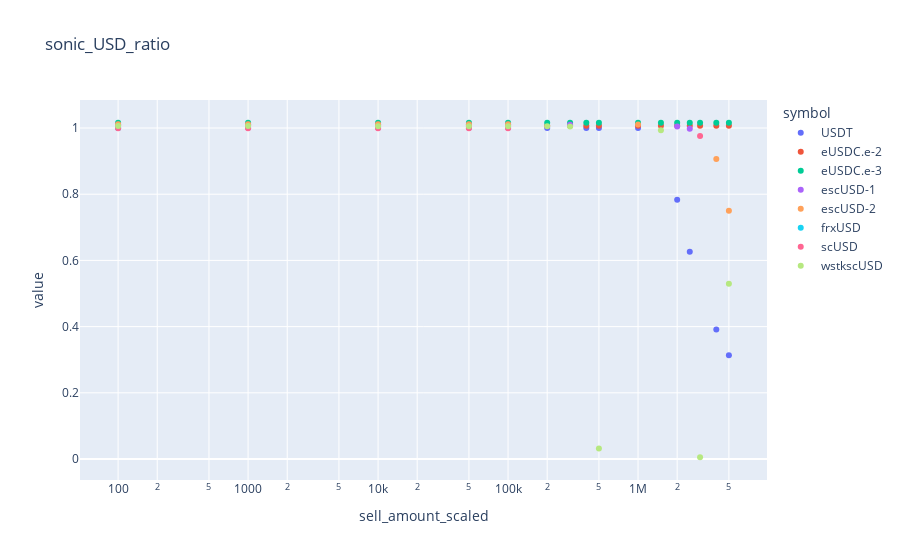

The cell this chart's notebook holds for it:
### Code cell
px.scatter(ratio_df, title="sonic_USD_ratio", log_x=True)

### Figure 1 — Plotly figure (JSON) as saved in the notebook; plotly's stock layout.template omitted (floating-point values rounded to 4 significant figures)
{"data": [{"hovertemplate": "symbol=USDT<br>sell_amount_scaled=%{x}<br>value=%{y}<extra></extra>", "legendgroup": "USDT", "marker": {"color": "#636efa", "symbol": "circle"}, "mode": "markers", "name": "USDT", "orientation": "v", "showlegend": true, "type": "scatter", "x": [100, 1000, 10000, 50000, 100000, 200000, 300000, 400000, 500000, 1000000, 1500000, 2000000, 2500000, 3000000, 4000000, 5000000], "xaxis": "x", "y": [1.001, 1.001, 1.001, 1.001, 1.001, 1.0, null, 1.0, 1.0, 1.0, null, 0.783, 0.6264, null, 0.3915, 0.3132], "yaxis": "y"}, {"hovertemplate": "symbol=eUSDC.e-2<br>sell_amount_scaled=%{x}<br>value=%{y}<extra></extra>", "legendgroup": "eUSDC.e-2", "marker": {"color": "#EF553B", "symbol": "circle"}, "mode": "markers", "name": "eUSDC.e-2", "orientation": "v", "showlegend": true, "type": "scatter", "x": [100, 1000, 10000, 50000, 100000, 200000, 300000, 400000, 500000, 1000000, 1500000, 2000000, 2500000, 3000000, 4000000, 5000000], "xaxis": "x", "y": [1.007, 1.007, 1.007, 1.007, 1.007, 1.007, 1.007, 1.007, 1.007, 1.007, 1.007, 1.007, 1.007, 1.007, 1.007, 1.007], "yaxis": "y"}, {"hovertemplate": "symbol=eUSDC.e-3<br>sell_amount_scaled=%{x}<br>value=%{y}<extra></extra>", "legendgroup": "eUSDC.e-3", "marker": {"color": "#00cc96", "symbol": "circle"}, "mode": "markers", "name": "eUSDC.e-3", "orientation": "v", "showlegend": true, "type": "scatter", "x": [100, 1000, 10000, 50000, 100000, 200000, 300000, 400000, 500000, 1000000, 1500000, 2000000, 2500000, 3000000, 4000000, 5000000], "xaxis": "x", "y": [1.016, 1.016, 1.016, 1.016, 1.016, 1.016, 1.016, 1.016, 1.016, 1.016, 1.016, 1.016, 1.016, 1.016, 1.016, 1.016], "yaxis": "y"}, {"hovertemplate": "symbol=escUSD-1<br>sell_amount_scaled=%{x}<br>value=%{y}<extra></extra>", "legendgroup": "escUSD-1", "marker": {"color": "#ab63fa", "symbol": "circle"}, "mode": "markers", "name": "escUSD-1", "orientation": "v", "showlegend": true, "type": "scatter", "x": [100, 1000, 10000, 50000, 100000, 200000, 300000, 400000, 500000, 1000000, 1500000, 2000000, 2500000, 3000000, 4000000, 5000000], "xaxis": "x", "y": [1.01, 1.01, 1.01, 1.01, 1.01, null, 1.01, null, null, null, null, 1.004, 0.9978, null, null, null], "yaxis": "y"}, {"hovertemplate": "symbol=escUSD-2<br>sell_amount_scaled=%{x}<br>value=%{y}<extra></extra>", "legendgroup": "escUSD-2", "marker": {"color": "#FFA15A", "symbol": "circle"}, "mode": "markers", "name": "escUSD-2", "orientation": "v", "showlegend": true, "type": "scatter", "x": [100, 1000, 10000, 50000, 100000, 200000, 300000, 400000, 500000, 1000000, 1500000, 2000000, 2500000, 3000000, 4000000, 5000000], "xaxis": "x", "y": [1.011, 1.011, 1.011, 1.011, 1.011, null, null, null, null, 1.011, null, null, null, null, 0.9063, 0.7501], "yaxis": "y"}, {"hovertemplate": "symbol=frxUSD<br>sell_amount_scaled=%{x}<br>value=%{y}<extra></extra>", "legendgroup": "frxUSD", "marker": {"color": "#19d3f3", "symbol": "circle"}, "mode": "markers", "name": "frxUSD", "orientation": "v", "showlegend": true, "type": "scatter", "x": [100, 1000, 10000, 50000, 100000, 200000, 300000, 400000, 500000, 1000000, 1500000, 2000000, 2500000, 3000000, 4000000, 5000000], "xaxis": "x", "y": [0.9998, null, null, null, null, null, null, null, null, null, null, null, null, null, null, null], "yaxis": "y"}, {"hovertemplate": "symbol=scUSD<br>sell_amount_scaled=%{x}<br>value=%{y}<extra></extra>", "legendgroup": "scUSD", "marker": {"color": "#FF6692", "symbol": "circle"}, "mode": "markers", "name": "scUSD", "orientation": "v", "showlegend": true, "type": "scatter", "x": [100, 1000, 10000, 50000, 100000, 200000, 300000, 400000, 500000, 1000000, 1500000, 2000000, 2500000, 3000000, 4000000, 5000000], "xaxis": "x", "y": [0.9991, 0.9991, 0.9991, 0.9991, 0.9991, null, null, null, null, null, null, null, null, 0.9759, null, null], "yaxis": "y"}, {"hovertemplate": "symbol=wstkscUSD<br>sell_amount_scaled=%{x}<br>value=%{y}<extra></extra>", "legendgroup": "wstkscUSD", "marker": {"color": "#B6E880", "symbol": "circle"}, "mode": "markers", "name": "wstkscUSD", "orientation": "v", "showlegend": true, "type": "scatter", "x": [100, 1000, 10000, 50000, 100000, 200000, 300000, 400000, 500000, 1000000, 1500000, 2000000, 2500000, 3000000, 4000000, 5000000], "xaxis": "x", "y": [1.006, 1.006, 1.006, 1.005, 1.005, 1.005, 1.005, null, 0.03134, null, 0.9937, null, null, 0.005223, null, 0.5294], "yaxis": "y"}], "layout": {"legend": {"title": {"text": "symbol"}, "tracegroupgap": 0}, "title": {"text": "sonic_USD_ratio"}, "xaxis": {"anchor": "y", "domain": [0, 1], "title": {"text": "sell_amount_scaled"}, "type": "log"}, "yaxis": {"anchor": "x", "domain": [0, 1], "title": {"text": "value"}}}}
